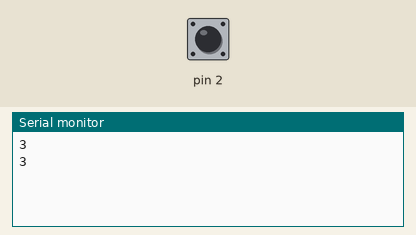
Simulated run of this sketch. Board: Arduino Uno, built for the host (arithmetic inside an expression is 32-bit, double 64-bit). Shown: the last lines printed to the serial monitor. Inputs (shaded band) come from the test bench; at power-on: pin 2 HIGH. Random numbers use the default seed unless the sketch sets one.

Above: at 1.2 s.
1.3 s: pin 2 pulled LOW for 1 s
At 2.8 s:
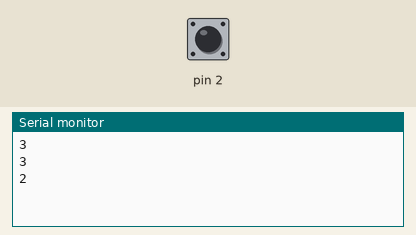
3.8 s: pin 2 pulled LOW for 0.15 s
At 4.8 s:
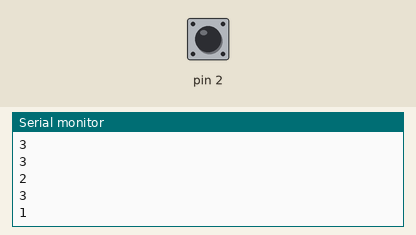
Timing chart, 0 to 6.8 s (numbered marks = the images above; inputs shaded):
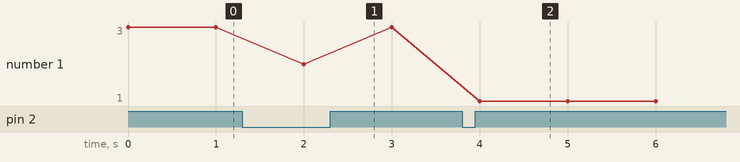

Measured:
- after the input at 1.3 s, the serial monitor: prints a new line after 0.70 s (image 1)
- after the input at 3.8 s, the serial monitor: prints a new line after 0.20 s (image 2)
- plotted number 1: 3 → 1 after the input at 3.8 s

The sketch:

dice.ino
```cpp
const int diceLed[] = { 0b01000000, 0b00100100, 0b01100100, 0b00101101, 0b01101101, 0b00111111 };
volatile int diceNum;

void rollDice(){
  diceNum = random(0, 6);
}

void setup() {
  Serial.begin(9600);
  DDRF = 0xFF;
  randomSeed(analogRead(A0));
  diceNum = random(0, 6);
  pinMode(2, INPUT_PULLUP);
  attachInterrupt(digitalPinToInterrupt(2), rollDice, CHANGE);
}

void loop() {
  PORTF = diceLed[diceNum];
  Serial.println(diceNum + 1);
  delay(1000);
}
```
